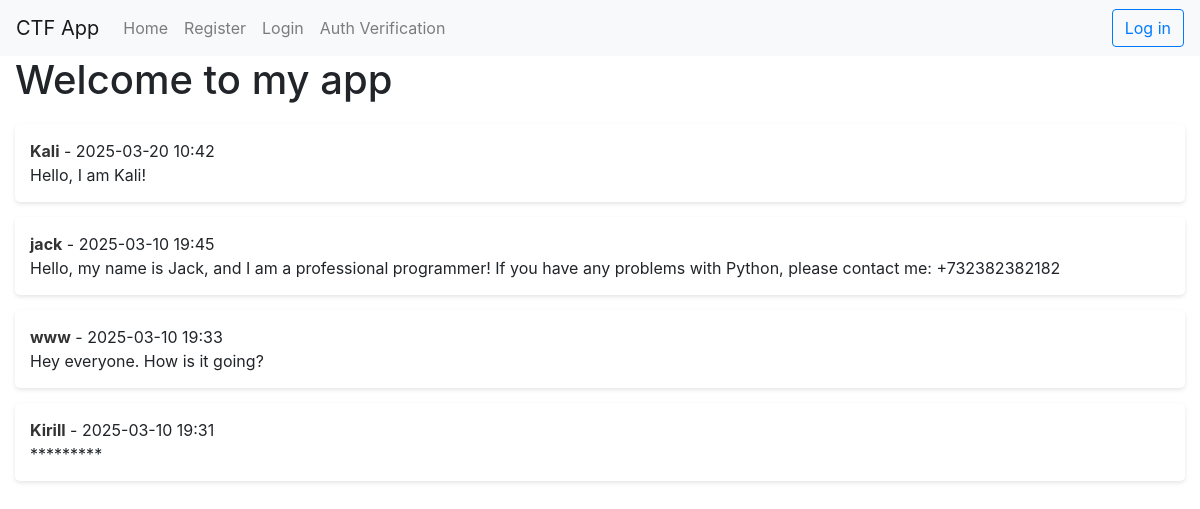
Before: / with the older database file.
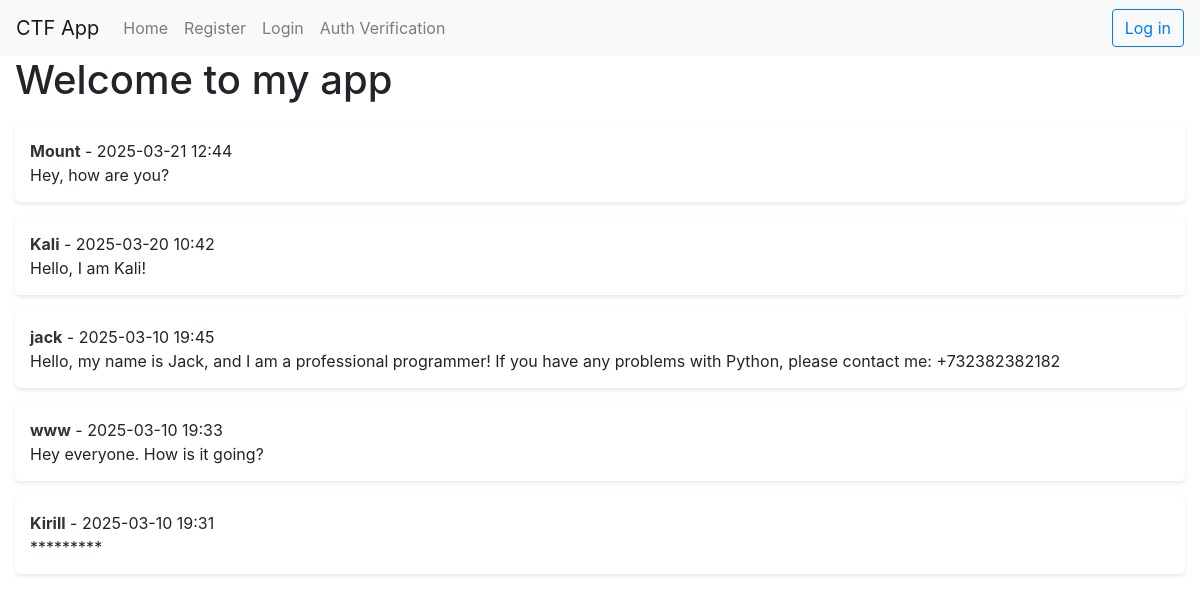
After: the same page with the newer database file.
### app.py (models this page shows, shortened)
class Post(db.Model):
    id = db.Column(db.Integer, primary_key=True)
    content = db.Column(db.String(500), nullable=False)
    user_id = db.Column(db.Integer, db.ForeignKey('users.id'), nullable=False)
    timestamp = db.Column(db.DateTime, default=datetime.utcnow)
    user = db.relationship('users', backref=db.backref('posts', lazy=True))

class users(db.Model):
    _id = db.Column("id", db.Integer, primary_key=True)
    name = db.Column(db.String(100))
    email = db.Column(db.String(100))
    password = db.Column(db.String(200))  # Храним пароли в открытом виде
    role = db.Column(db.String(15), default="user")

### app.py (the view)
@app.route("/")
def home():
    posts = Post.query.order_by(Post.timestamp.desc()).all()
    for post in posts:
        admin_user = users.query.filter_by(role="admin").first()
        if admin_user and post.user_id == admin_user._id:
            if 'role' not in session or session.get('role') != 'admin':
                post.content = "************"  # Скрываем флаг для всех, кроме админа
    return render_template("index.html", posts=posts)

### templates/index.html (shortened to what this page needs)
{% extends "base.html" %}
{% block content %}
<h1>Welcome to my app</h1>
{% if posts %}
    <div class="posts">
        {% for post in posts %}
            <div class="post">
                <p><strong>{{ post.user.name }}</strong> - {{ post.timestamp.strftime('%Y-%m-%d %H:%M') }}</p>
                <p>
                    {% if post.user.role == 'admin' and session.role != 'admin' %}
                        *********
                    {% else %}
                        {{ post.content }}
                    {% endif %}
                </p>
            </div>
        {% endfor %}
    </div>
{% else %}
    <p>No posts yet. Be the first to post!</p>
{% endif %}
{% endblock %}

### templates/base.html (shortened to what this page needs)
<!doctype html>
<html>
<head>
    <link rel="stylesheet" href="https://cdn.jsdelivr.net/npm/bootstrap@4.3.1/dist/css/bootstrap.min.css">
</head>
<body>
    <nav class="navbar navbar-expand-lg navbar-light bg-light">
        <a class="navbar-brand" href="/">CTF App</a>
        <div class="collapse navbar-collapse" id="navbarNav">
            <ul class="navbar-nav mr-auto">
                <li class="nav-item">
                    <a class="nav-link" href="/">Home</a>
                </li>
                {% if 'user' not in session %}
                    <li class="nav-item">
                        <a class="nav-link" href="/register">Register</a>
                    </li>
                    <li class="nav-item">
                        <a class="nav-link" href="/login">Login</a>
                    </li>
                    <li class="nav-item">
                        <a class="nav-link" href="/api/auth_verify">Auth Verification</a>
                    </li>
                {% endif %}
            </ul>
            <ul class="navbar-nav ml-auto">
                {% if 'user' in session %}
                    <li class="nav-item">
                        <span class="navbar-text mr-2">Logged in as {{ session['user'] }}</span>
                    </li>
                    <li class="nav-item">
                        <a class="btn btn-outline-danger" href="/logout">Logout</a>
                    </li>
                {% else %}
                    <li class="nav-item">
                        <a class="btn btn-outline-primary" href="/login">Log in</a>
                    </li>
                {% endif %}
            </ul>
        </div>
    </nav>
    <div class="container-fluid">
        {% block content %}
        {% endblock %}
    </div>
</body>
</html>

### templates/index.html (style rules this page uses)
.posts { margin-top: 20px; }
.post { background-color: white; padding: 15px; border-radius: 5px; box-shadow: 0 2px 4px rgba(0, 0, 0, 0.1); margin-bottom: 15px; }
.post p { margin: 0; }
.post strong { color: #333; }

Changed rows visible on the page:
added Post: user.name "Mount", timestamp "2025-03-21 12:44", content "Hey, how are you?"
